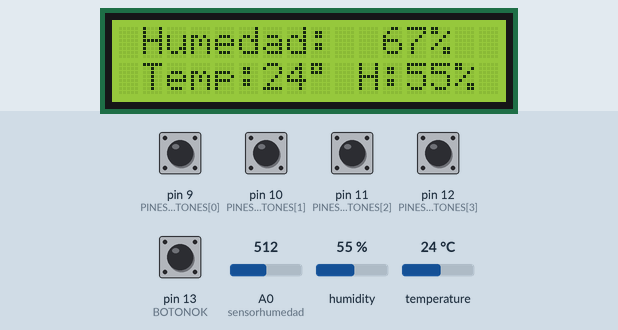
Bench run of a sketch on a simulated Arduino Uno, built with avr-gcc and run on an emulated ATmega328P. Shown: 16×2 character LCD. The inputs (shaded band) are chosen by the test bench; at power-on: pin 9 (PINESDEBOTONES[0]), pin 10 (PINESDEBOTONES[1]), pin 11 (PINESDEBOTONES[2]), pin 12 (PINESDEBOTONES[3]), pin 13 (BOTONOK) HIGH, humidity 55 %, A0 (sensorhumedad) = 512, temperature 24 °C.

Above: at 1.2 s.
1.3 s: humidity set to 22 %
At 5.5 s:
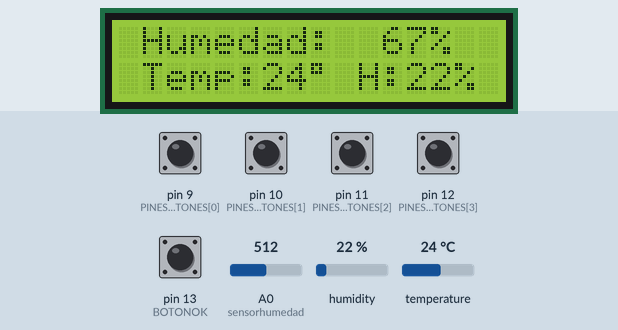
5.8 s: A0 (sensorhumedad) set to 716
At 9.5 s:
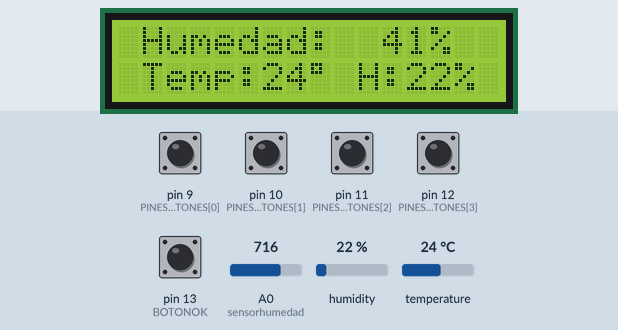
9.8 s: temperature set to 12 °C
At 13.6 s:
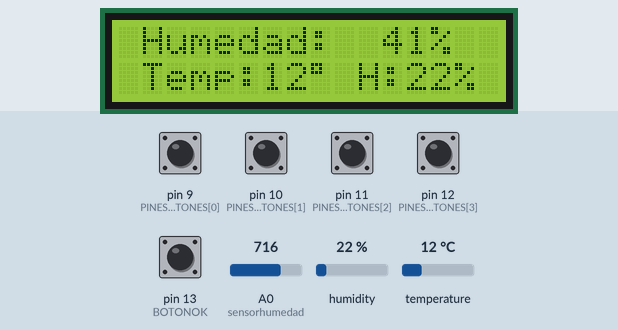
13.9 s: A0 (sensorhumedad) set to 900
At 17.6 s:
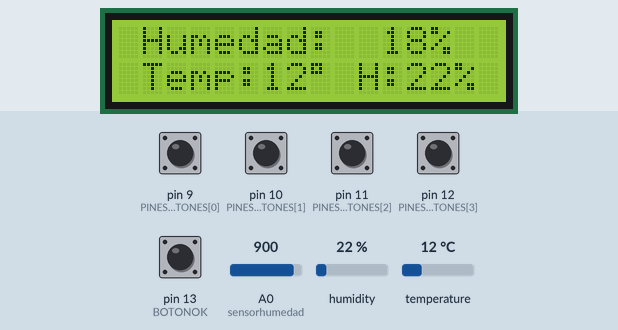
17.9 s: humidity set to 40 %
At 21.7 s:
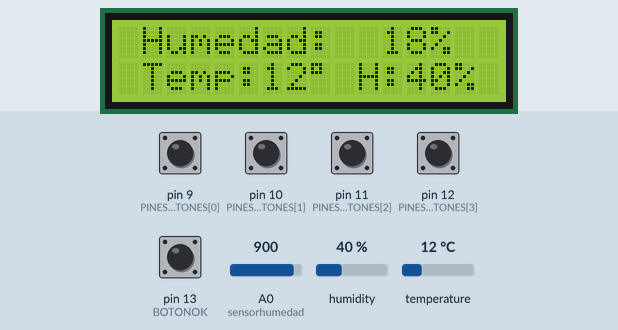
22.0 s: A0 (sensorhumedad) set to 1023
At 25.7 s:
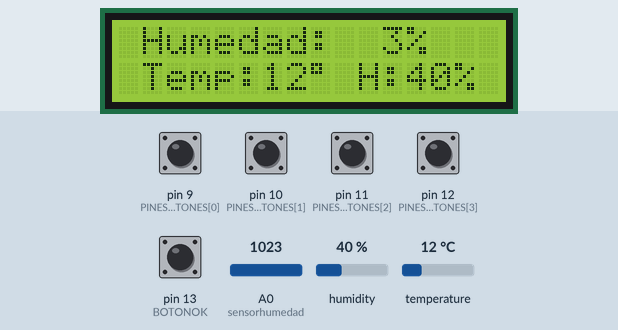
Timing chart, 0 to 27.1 s (numbered marks = the images above; inputs shaded):
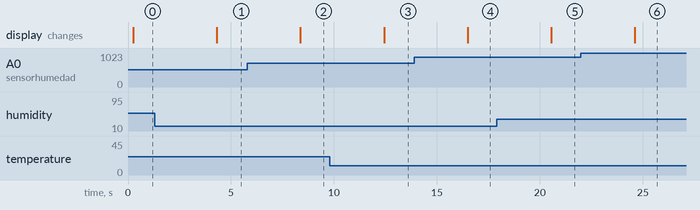

The sketch:

MENUPOSTA1.ino
```cpp
#include <LiquidCrystal_I2C.h>
#include <dht.h>
#include <Wire.h>
#define DHT11_PIN 2
dht DHT;
LiquidCrystal_I2C lcd(0x27, 2, 1, 0, 4, 5, 6, 7, 3, POSITIVE);
int sensorhumedad = A0;
int valorsensor;

//Input & Button Logic

int BOTONOK = 13;
int ESTADOBOTONOK;
int ULTIMOESTADOBOTONOK = {LOW};
bool BANDERAOK = {LOW};
long ULTIMOTIEMPODELAYOK = (0);
long DELAYOK = 5;                     //BOTON OK

const int CANTIDADBOTONES = 4;
const int PINESDEBOTONES[CANTIDADBOTONES] = {9, 10, 11, 12};
int ESTADOBOTON[CANTIDADBOTONES];
int ULTIMOESTADOBOTON[CANTIDADBOTONES] = {LOW, LOW, LOW, LOW};
bool BANDERAS[CANTIDADBOTONES] = {LOW, LOW, LOW, LOW};
long ULTIMOTIEMPODELAY[CANTIDADBOTONES] = {0, 0, 0, 0};
long DELAYBOTONES = 5;              // BOTONES ARRIBA ABAJO IZQ DER

//LCD Menu Logic
const int CANTIDADPANTALLAS = 4;
int PANTALLAACTUAL = 0;
String PANTALLAS[CANTIDADPANTALLAS][2] = {{"Cantidad Macetas", "Unidades"}, {"Capacidad Maceta", "Lts"},
  {"Cuando Regar:", "% Humedad"}, {"Cuanto Regar:", "Lts"}
};
int VALORES[CANTIDADPANTALLAS];

void setup() {

  for (int i = 0; i < CANTIDADBOTONES; i++) {
    pinMode(PINESDEBOTONES[i], INPUT);
    digitalWrite(PINESDEBOTONES[i], HIGH); // pull-up 20k NO NECESITO LAS RESISTENCIAS DE 10K QUE PUSE YA QUE ACA TENESSSSSSS
    pinMode(BOTONOK, INPUT);
    digitalWrite(BOTONOK, HIGH); //SETPIN AND CURRENT DEL BOTONOK
  }

  lcd.begin(16, 2);
  lcd.print("   Soluciones");
  lcd.setCursor(0, 2);
  lcd.print("   Fumonas");
}

void loop() {
  setInputFlags();
  setInputFlagsOK();
  resolveInputFlags();
  resolveInputFlagsOK();
}

void setInputFlags() {
  for (int i = 0; i < CANTIDADBOTONES; i++) {
    int LEYENDO = digitalRead(PINESDEBOTONES[i]);
    if (LEYENDO != ULTIMOESTADOBOTON[i]) {
      ULTIMOTIEMPODELAY[i] = millis();
    }
    if ((millis() - ULTIMOTIEMPODELAY[i]) > DELAYBOTONES) {
      if (LEYENDO != ESTADOBOTON[i]) {
        ESTADOBOTON[i] = LEYENDO;
        if (ESTADOBOTON[i] == HIGH) {
          BANDERAS[i] = HIGH;
        }
      }
    }
    ULTIMOESTADOBOTON[i] = LEYENDO;
  }
}

void resolveInputFlags() {
  for (int i = 0; i < CANTIDADBOTONES; i++) {
    if (BANDERAS[i] == HIGH) {
      ACCIONBOTONES(i);
      BANDERAS[i] = LOW;
      printScreen();
    }
  }
}

void ACCIONBOTONES(int input) {
  if (input == 0) {
    if (PANTALLAACTUAL == 0) {
      PANTALLAACTUAL = CANTIDADPANTALLAS - 1;
    } else {
      PANTALLAACTUAL--;
    }
  } else if (input == 1) {
    if (PANTALLAACTUAL == CANTIDADPANTALLAS - 1) {
      PANTALLAACTUAL = 0;
    } else {
      PANTALLAACTUAL++;
    }
  } else if (input == 2) {
    FUNCIONVALORES(0);
  } else if (input == 3) {
    FUNCIONVALORES(1);
  }
}

void FUNCIONVALORES(int key) {
  if (key == 0) {
    VALORES[PANTALLAACTUAL]++;
  } else if (key == 1) {
    VALORES[PANTALLAACTUAL]--;
  }
}
void printScreen() {
  lcd.clear();
  lcd.print(PANTALLAS[PANTALLAACTUAL][0]);
  lcd.setCursor(0, 1);
  lcd.print(VALORES[PANTALLAACTUAL]);
  lcd.print(" ");
  lcd.print(PANTALLAS[PANTALLAACTUAL][1]);
}

void setInputFlagsOK() {

  int LEYENDOOK = digitalRead(BOTONOK);
  if (LEYENDOOK != ULTIMOESTADOBOTONOK) {
    ULTIMOTIEMPODELAYOK = millis();
  }
  if ((millis() - ULTIMOTIEMPODELAYOK) > DELAYOK) {
    if (LEYENDOOK != ESTADOBOTONOK) {
      ESTADOBOTONOK = LEYENDOOK;
      if (ESTADOBOTONOK == HIGH) {
        BANDERAOK = HIGH;
      }
    }
  }
  ULTIMOESTADOBOTONOK = LEYENDOOK;
}

void resolveInputFlagsOK() {
  for (int i = 0; i < BOTONOK; i++) {
    if (BANDERAOK == HIGH) {
      for (int x = 0; x < 9999999; x++)
        printScreenOK();
      BANDERAOK = LOW;
    }
  }
}
void printScreenOK() {
  lcd.clear();
  valorsensor = analogRead(sensorhumedad);
  valorsensor = map(valorsensor, 1050, 250, 0, 100);

  PANTALLAACTUAL = 0;
  unsigned long CANTIDADMACETAS = VALORES[PANTALLAACTUAL];

  PANTALLAACTUAL = 1;
  unsigned long CAPACIDAD = VALORES[PANTALLAACTUAL] ;

  PANTALLAACTUAL = 2;
  unsigned long HUMEDADREGAR = VALORES[PANTALLAACTUAL];

  PANTALLAACTUAL = 3;
  unsigned long CANTIDADAGUA = VALORES[PANTALLAACTUAL];

  unsigned long tempo = (((CAPACIDAD / 10) * CANTIDADMACETAS) * CANTIDADAGUA);
  unsigned long DELAY = 1000;


  if (valorsensor <= HUMEDADREGAR) {
    digitalWrite(3, HIGH);
    delay(tempo * DELAY);
    digitalWrite(3, LOW);
  }

  lcd.setCursor(0, 0);
  lcd.print(" Humedad:  ");
  lcd.print(valorsensor);
  lcd.println("%   ");
  int chk = DHT.read11(DHT11_PIN);
  lcd.setCursor(0, 1);
  lcd.print(" Temp:");
  lcd.print(DHT.temperature, 0);
  lcd.print((char)223);
  lcd.print(" H:");
  lcd.print(DHT.humidity, 0);
  lcd.print("%");
  delay(4000);


}
```

Measured:
- after the input at 1.3 s, the display: changes after 3.0 s (image 1)
- after the input at 5.8 s, the display: changes after 2.6 s (image 2)
- after the input at 9.8 s, the display: changes after 2.6 s (image 3)
- after the input at 13.9 s, the display: changes after 2.6 s (image 4)
- after the input at 17.9 s, the display: changes after 2.7 s (image 5)
- after the input at 22.0 s, the display: changes after 2.6 s (image 6)
